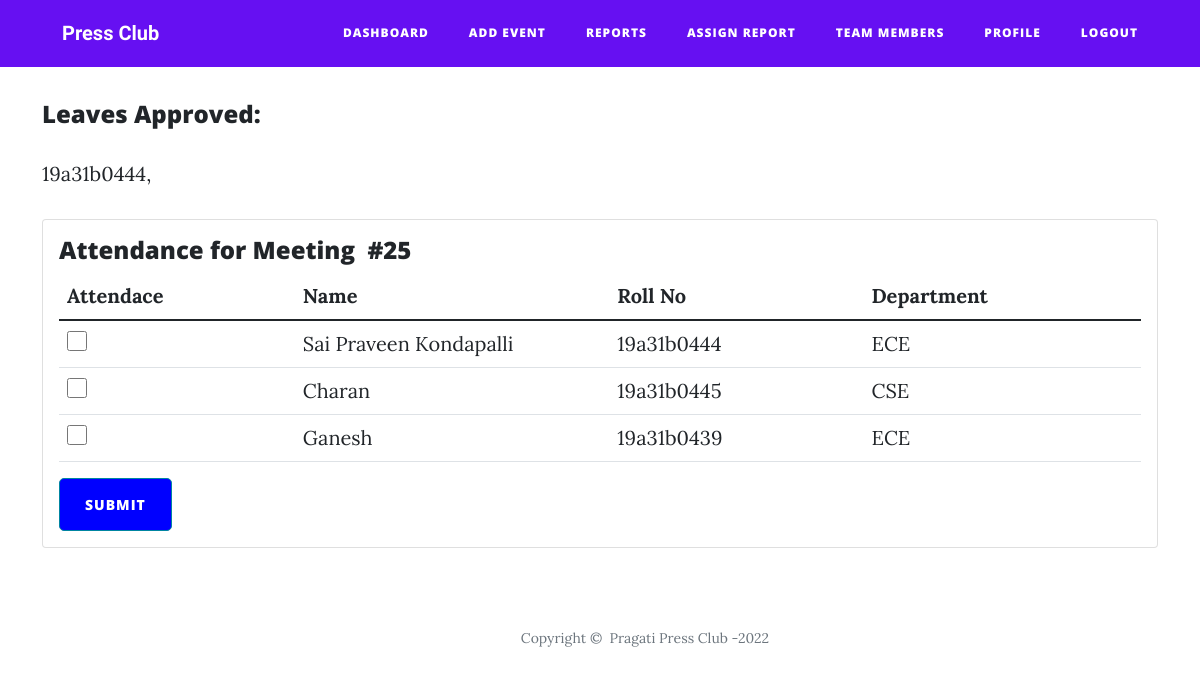
The app's page /attendance/25 (signed in) with its own data.
### project/models.py (models this page shows, shortened)
class Leave(db.Model):
    __tablename__ = 'leave'
    id = db.Column(db.Integer, primary_key=True, unique=True, nullable=False)
    roll_no = db.Column(db.Integer, db.ForeignKey('users.id'))
    name = db.Column(db.String(60), db.ForeignKey('users.name'))
    meeting_id = db.Column(db.Integer, db.ForeignKey('events.meeting_id'))
    reason = db.Column(db.String(60), nullable=False)
    status = db.Column(db.Integer, nullable=False, default=0) # approved = 1 , pending = 0 , rejected = -1

class User(db.Model, UserMixin):
    __tablename__ = 'users'
    id = db.Column(db.Integer, primary_key=True)
    email = db.Column(db.String(60), index=True, unique=True, nullable= False)
    username = db.Column(db.String(60), index=True, unique=True, nullable=False)
    name = db.Column(db.String(60), index=True, nullable=False)
    password_hash = db.Column(db.String(120), nullable=False)
    type = db.Column(db.String(20), nullable=False)
    active = db.Column(db.String(20), nullable=False)
    phone = db.Column(db.String(20), nullable=False)
    batch = db.Column(db.String(20), nullable=False)
    department = db.Column(db.String(20), nullable=False)
    joining_date = db.Column(db.String(20), default=datetime.today().strftime('%d-%m-%Y'))
    departure_date = db.Column(db.String(20))
    badge = db.Column(db.String(20), default="0")
    absent = db.Column(db.Text())

### project/croutes.py (the view, shortened to what this page needs)
@app.route('/attendance/<int:id>', methods=['GET', 'POST'])
@login_required
def attendance(id):
    if current_user.type == "coordinator":
        event = Events.query.filter_by(meeting_id=id).first()
        if request.method == "GET":
            if event.attendance:
                return f"""<script>window.alert('Attendance Taken');window.location='/dashboard';</script>"""
            students = db.session.query(User).filter(User.type != "admin", User.active == "true").all()
            return render_template('coordinator/attendance.html', id=event.meeting_id, students=students,approved=Leave.query.filter_by(meeting_id = id, status = 1).all())
    else:
        return "You are not authorized to view this page"

### project/models.py (called while the page is built)
@login_manager.user_loader
def load_user(user_id):
    return User.query.get(user_id)

### project/templates/coordinator/attendance.html (shortened to what this page needs)
{% extends "coordinator/coordinator_base.html" %}
{% block content %}
<div class="container" style="margin-top: 100px;">
<h4>Leaves Approved:</h4>
<p>
{% for x in approved %}
{{x.roll_no}},
{% endfor %}
</p>
        <form method="post">
            <div class="card">
                <div class="card-body">
                    <h4 class="card-title">Attendance for Meeting&nbsp; #{{id}}</h4>
                    <div class="table-responsive">
                        <table class="table">
                            <thead>
                                <tr>
                                    <th>Attendace </th>
                                    <th>Name</th>
                                    <th>Roll No</th>
                                    <th>Department</th>
                                </tr>
                            </thead>
                            <tbody>
                            {% for student in students %}
                                <tr>
                                    <td style="width: 100px;"><input type="checkbox" value="{{student.username}}"  name="checkbox" style="height: 20px;width: 20px;"></td>
                                    <td style="width: 150px;">{{student.name}}</td>
                                    <td style = "width:100px">{{student.username}}</td>
                                    <td style="width: 100px;">{{student.department}}</td>
                                </tr>
                            {% endfor %}
                            </tbody>
                        </table>
                    </div><button class="btn btn-primary" type="submit" style="border-radius: 5px;background: blue;">submit</button>
                </div>
            </div>
        </form>
    </div>
{% endblock %}

### records on screen
Leave: roll_no "19a31b0444"
User: name "Sai Praveen Kondapalli", username "19a31b0444", department "ECE"
User: name "Charan", username "19a31b0445", department "CSE"
User: name "Ganesh", username "19a31b0439", department "ECE"

### other values on screen
{{ id }} "25"
